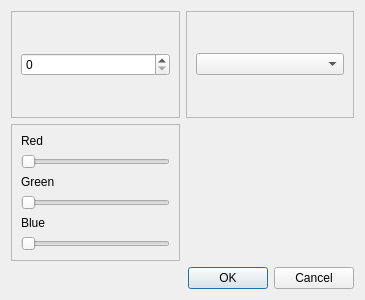
<?xml version="1.0" encoding="UTF-8"?>
<ui version="4.0">
 <class>Dialog</class>
 <widget class="QDialog" name="Dialog">
  <property name="geometry">
   <rect>
    <x>0</x>
    <y>0</y>
    <width>365</width>
    <height>300</height>
   </rect>
  </property>
  <property name="windowTitle">
   <string>Dialog</string>
  </property>
  <layout class="QGridLayout" name="gridLayout">
   <item row="0" column="0">
    <widget class="QFrame" name="frame">
     <property name="frameShape">
      <enum>QFrame::StyledPanel</enum>
     </property>
     <property name="frameShadow">
      <enum>QFrame::Raised</enum>
     </property>
     <layout class="QVBoxLayout" name="verticalLayout_3">
      <item>
       <widget class="QSpinBox" name="spinBox"/>
      </item>
     </layout>
    </widget>
   </item>
   <item row="0" column="1">
    <widget class="QFrame" name="frame_2">
     <property name="frameShape">
      <enum>QFrame::StyledPanel</enum>
     </property>
     <property name="frameShadow">
      <enum>QFrame::Raised</enum>
     </property>
     <layout class="QVBoxLayout" name="verticalLayout_2">
      <item>
       <widget class="QComboBox" name="comboBox"/>
      </item>
     </layout>
    </widget>
   </item>
   <item row="1" column="0">
    <widget class="QFrame" name="frame_3">
     <property name="sizePolicy">
      <sizepolicy hsizetype="Preferred" vsizetype="Preferred">
       <horstretch>1</horstretch>
       <verstretch>0</verstretch>
      </sizepolicy>
     </property>
     <property name="frameShape">
      <enum>QFrame::StyledPanel</enum>
     </property>
     <property name="frameShadow">
      <enum>QFrame::Raised</enum>
     </property>
     <layout class="QVBoxLayout" name="verticalLayout">
      <item>
       <widget class="QLabel" name="label">
        <property name="text">
         <string>Red</string>
        </property>
       </widget>
      </item>
      <item>
       <widget class="QSlider" name="redSlider">
        <property name="maximum">
         <number>255</number>
        </property>
        <property name="orientation">
         <enum>Qt::Horizontal</enum>
        </property>
       </widget>
      </item>
      <item>
       <widget class="QLabel" name="label_2">
        <property name="text">
         <string>Green</string>
        </property>
       </widget>
      </item>
      <item>
       <widget class="QSlider" name="greenSlider">
        <property name="maximum">
         <number>255</number>
        </property>
        <property name="orientation">
         <enum>Qt::Horizontal</enum>
        </property>
       </widget>
      </item>
      <item>
       <widget class="QLabel" name="label_3">
        <property name="text">
         <string>Blue</string>
        </property>
       </widget>
      </item>
      <item>
       <widget class="QSlider" name="blueSlider">
        <property name="maximum">
         <number>255</number>
        </property>
        <property name="orientation">
         <enum>Qt::Horizontal</enum>
        </property>
       </widget>
      </item>
     </layout>
    </widget>
   </item>
   <item row="2" column="0" colspan="2">
    <widget class="QDialogButtonBox" name="buttonBox">
     <property name="orientation">
      <enum>Qt::Horizontal</enum>
     </property>
     <property name="standardButtons">
      <set>QDialogButtonBox::Cancel|QDialogButtonBox::Ok</set>
     </property>
    </widget>
   </item>
   <item row="1" column="1">
    <widget class="Pattern" name="pattern" native="true">
     <property name="sizePolicy">
      <sizepolicy hsizetype="Preferred" vsizetype="Preferred">
       <horstretch>1</horstretch>
       <verstretch>0</verstretch>
      </sizepolicy>
     </property>
    </widget>
   </item>
  </layout>
 </widget>
 <customwidgets>
  <customwidget>
   <class>Pattern</class>
   <extends>QWidget</extends>
   <header>pattern.h</header>
   <container>1</container>
  </customwidget>
 </customwidgets>
 <resources/>
 <connections>
  <connection>
   <sender>buttonBox</sender>
   <signal>accepted()</signal>
   <receiver>Dialog</receiver>
   <slot>accept()</slot>
   <hints>
    <hint type="sourcelabel">
     <x>248</x>
     <y>254</y>
    </hint>
    <hint type="destinationlabel">
     <x>157</x>
     <y>274</y>
    </hint>
   </hints>
  </connection>
  <connection>
   <sender>buttonBox</sender>
   <signal>rejected()</signal>
   <receiver>Dialog</receiver>
   <slot>reject()</slot>
   <hints>
    <hint type="sourcelabel">
     <x>316</x>
     <y>260</y>
    </hint>
    <hint type="destinationlabel">
     <x>286</x>
     <y>274</y>
    </hint>
   </hints>
  </connection>
 </connections>
</ui>
